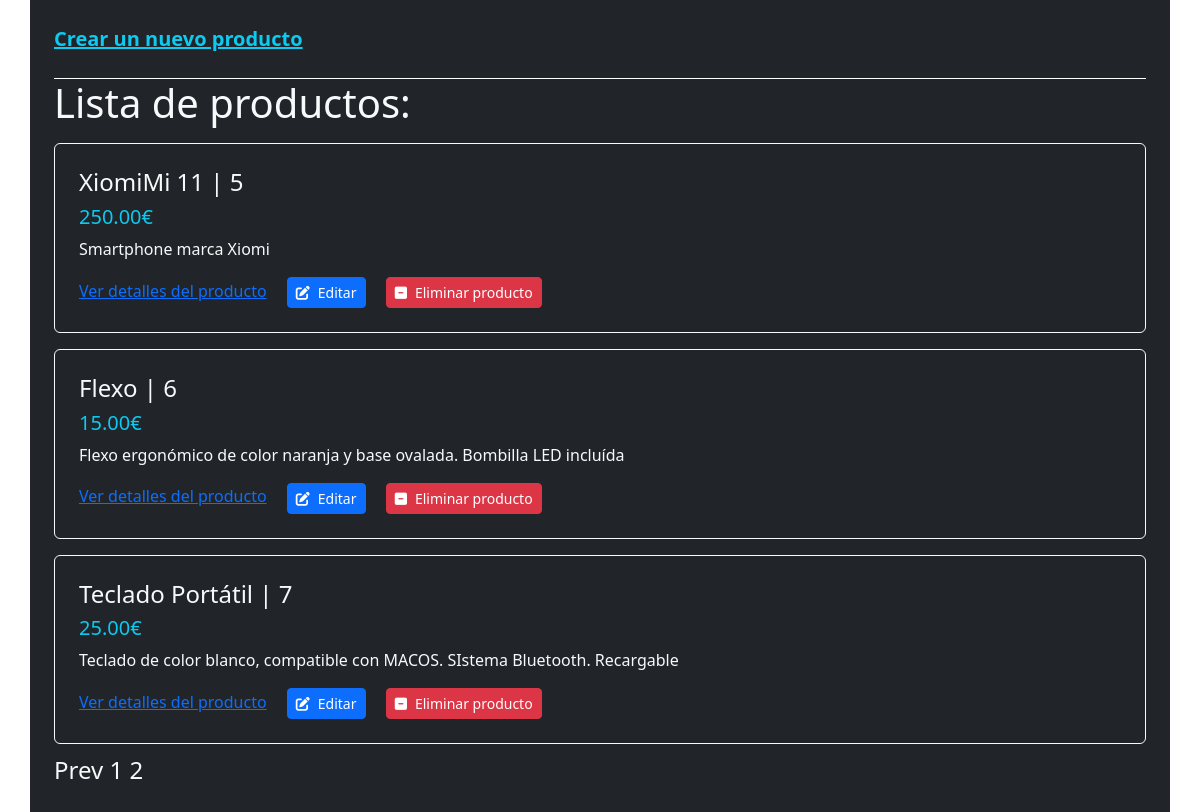
The app's page /gestion?page=2, older data.
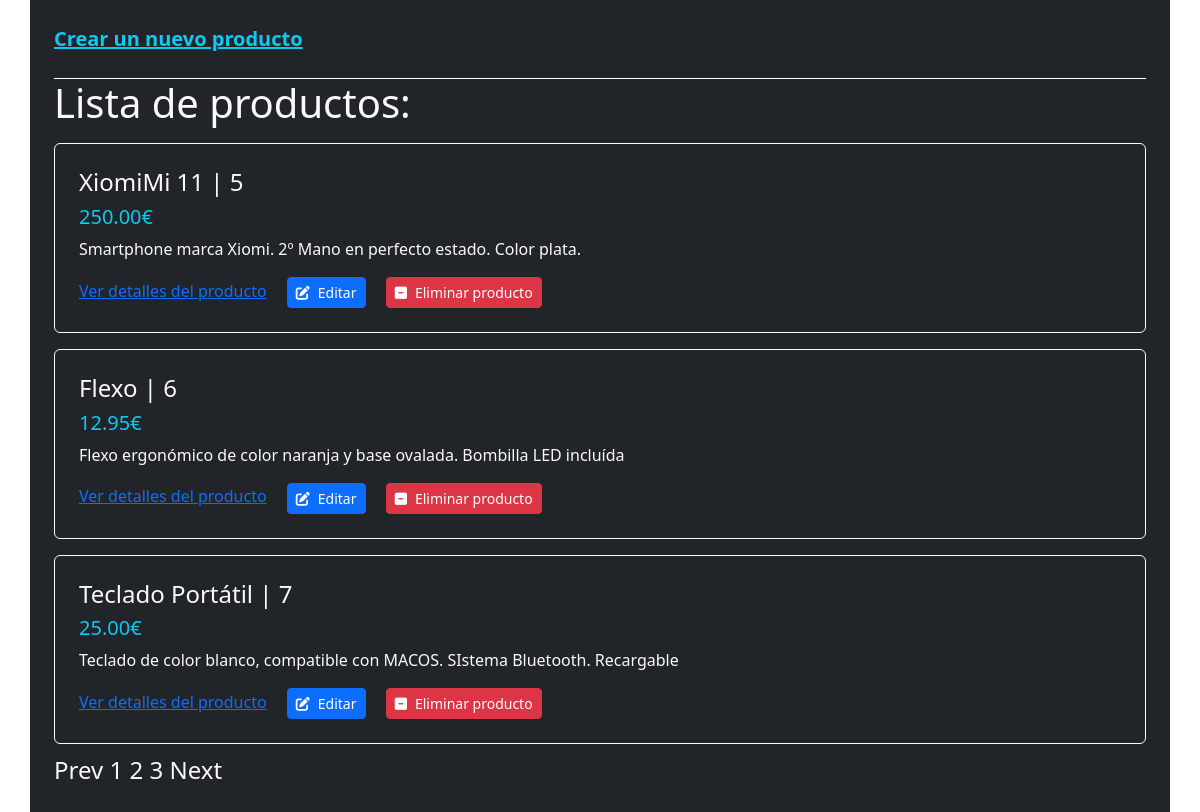
The same page, newer data.
### gestion/models.py (models this page shows, shortened)
class Product(models.Model):
    name = models.CharField(max_length=255)
    description = models.TextField()
    price = models.DecimalField(decimal_places=2, max_digits=10)
    category = models.ForeignKey(Category, on_delete=models.CASCADE)

### gestion/views.py (the view)
# urls.py: path("", views.index, name="index"),
def index(req=None):
    products = Product.objects.all()
    products_page = Paginator(products, 3) # Muestra dos productos de la lista
    page_number = req.GET.get('page')
    try:
        products_list = products_page.page(page_number)
    except EmptyPage:
        products_list = products_page.page('1')
        print("Página vacia. Te mandamos a la página 1...")
    except PageNotAnInteger:
        products_list = products_page.page('1')
        print("No has introducido ningún número válido para el paginador. Te mandamos a la página 1...")
    except InvalidPage:
        products_list = products_page.page('1')
        print("Página no válida. Te mandamos a la página 1...")
    except Exception as e:
        print(type(e).__name__, e)
        print("Error genérico")
    return render(req, "index.html", {
        'products': products_list,
        }) # Este es el nombre con el que nos referiremos a los productos en el HTML para hacer for, if... etc

### gestion/templates/index.html (shortened to what this page needs)
{% extends "base_generic.html" %}
{% block my_index %}
<main>
  <div class="my_product_list container bg-dark text-light p-4">
    <div class="mb-4">
      <a href="{% url 'gestion:create_product' %}" class="fs-5 fw-bold text-info">Crear un nuevo producto</a>
    </div>
    <h1 class="border-top border-white">Lista de productos:</h1>
    <ul class="list-group list-unstyled">
      {%for product in products%}
      <li class="list-item p-4 my-2 border border-light rounded">
        <h4 class="fw-light">{{product.name}} | {{product.id}}</h4>
        <h5 class="fw-lighter text-info">{{product.price}}€</h5>
        <p>{{product.description}}</p>
        <a href="{% url 'gestion:show_details' product.id %}" class="my-2">Ver detalles del producto</a>
        <a href="{% url 'gestion:update_product' product.id %}" class="btn btn-sm btn-primary ms-3"><i class="fa-sharp fa-solid fa-pen-to-square me-2"></i>Editar</a>
        <a href="{% url 'gestion:delete' product.id %}" class="btn btn-sm btn-danger ms-3"><i class="fa-sharp fa-solid fa-square-minus me-2"></i>Eliminar producto</a>
      </li>
      {% endfor %}
    </ul>
    <nav class="fs-4">
      {% if products.has_previous %}
      <a
        href="?page={{products.previous_page_number}}"
        class="text-light link-underline link-underline-opacity-0"
        >Prev</a
      >
      {% endif %} {% for i in products.paginator.page_range %}
      <a
        href="?page={{i}}"
        class="text-light link-underline link-underline-opacity-0"
        >{{i}}</a
      >
      {% endfor %} {% if products.has_next %}
      <a
        href="?page={{products.next_page_number}}"
        class="text-light link-underline link-underline-opacity-0"
        >Next</a
      >
      {% endif %}
    </nav>
  </div>
</main>
{% endblock %}

### gestion/templates/base_generic.html (shortened to what this page needs)
<!DOCTYPE html>
<html lang="en">
  <head>
    <link
      rel="stylesheet"
      href="https://cdn.jsdelivr.net/npm/bootstrap@5.3.2/dist/css/bootstrap.min.css"
    />
    <link
      rel="stylesheet"
      href="https://cdnjs.cloudflare.com/ajax/libs/font-awesome/6.5.1/css/all.min.css"
    />
  </head>
  <body>
    {% block my_index %} {% endblock %}
  </body>
</html>

Row changes from the older to the newer data that the page shows:
changed Product "XiomiMi 11": description "Smartphone marca Xiomi" → "Smartphone marca Xiomi. 2º Mano en perfecto estado. Color plata."
changed Product "Flexo": price "15.00" → "12.95"
Text that changed along with them:
new list line: "3"
text now shown: "Next"
